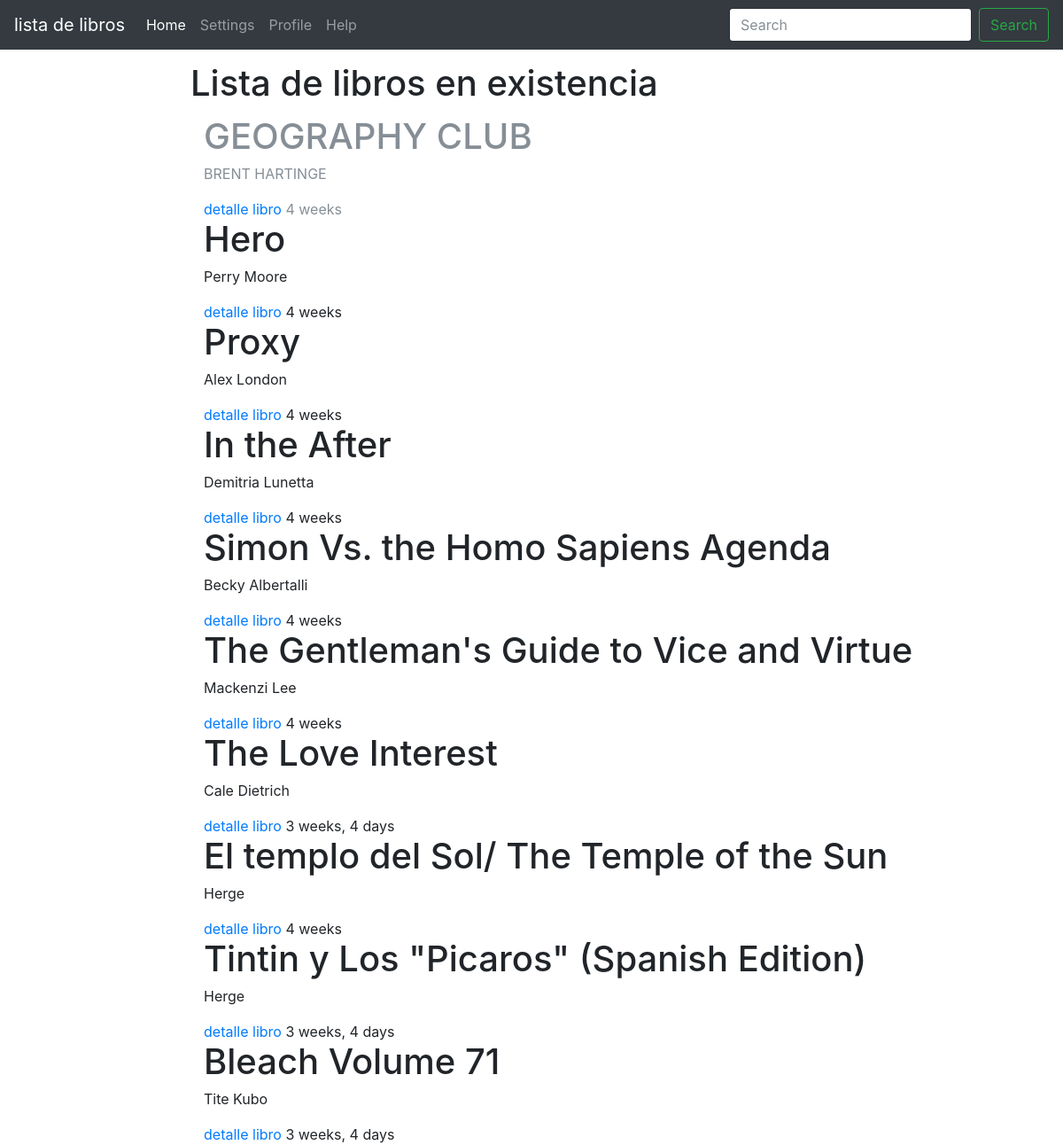
Before: /libros/lista/ with the older database file.
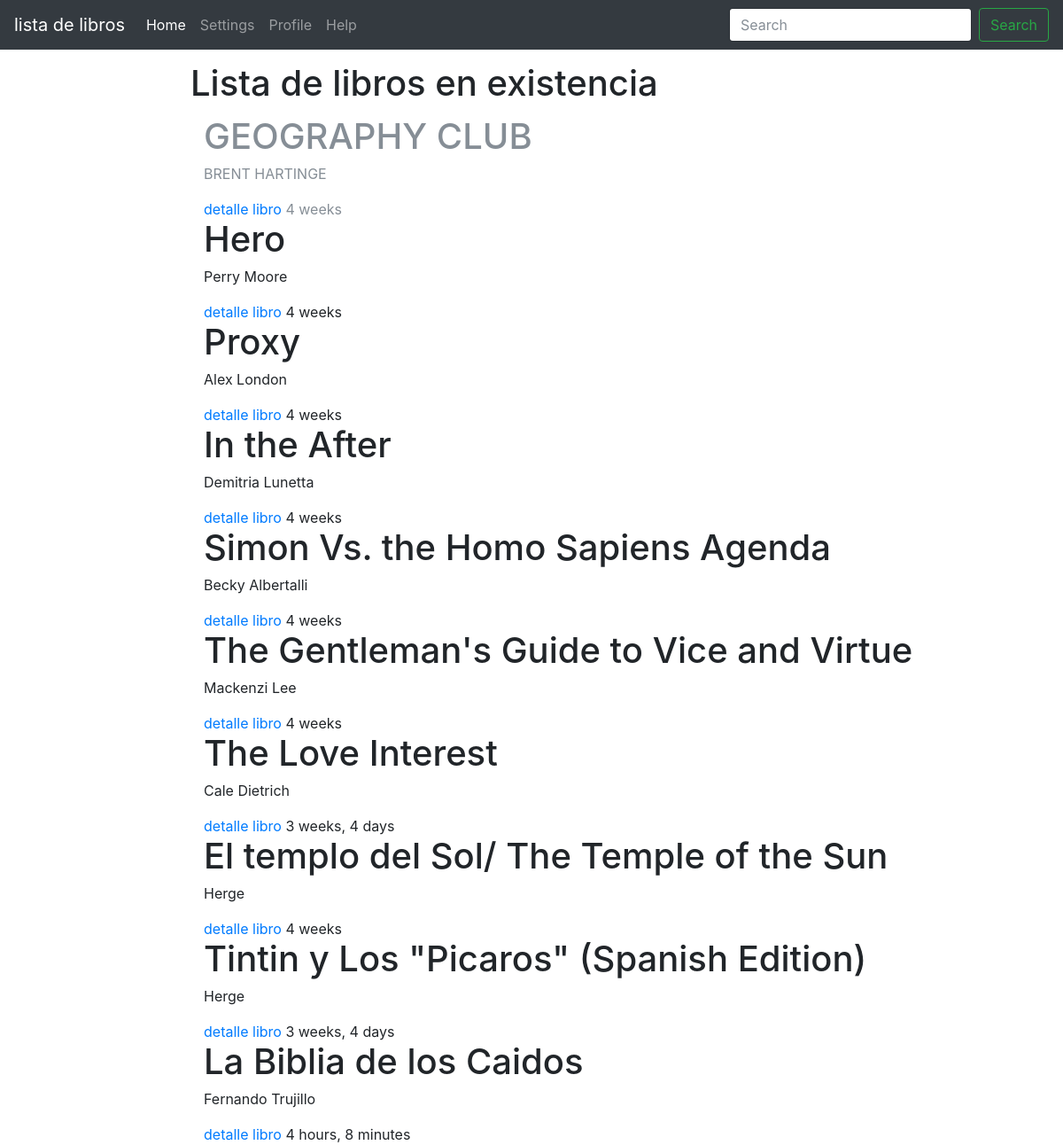
After: the same page with the newer database file.
### libros/models.py (models this page shows)
class Libro(models.Model):
    user    = models.ForeignKey(settings.AUTH_USER_MODEL)
    Nombre = models.CharField(max_length=50)
    Autor = models.CharField(max_length=50)
    Editorial = models.CharField(max_length=50)
    ISBN = models.CharField(max_length=50)
    precio = models.IntegerField()
    created = models.DateTimeField(auto_now = True)
    def __str__(self):
        return str(self.Nombre)

### libros/views.py (the view)
# urls.py: url(r'^libros/lista/$', LibroListView.as_view(), name='libro_lista'),
class LibroListView(ListView):
    template_name = "lista_libros.html"
    def get_queryset(self, *args, **kwargs):
        qs = Libro.objects.all()
        print self.request.GET
        query = self.request.GET.get("q", None)
        if query is not None:
            qs = qs.filter(
            Q(Nombre__icontains=query)|
            Q(user__username__icontains=query)
            )
        return qs
    def get_context_data(self, *args, **kwargs):
         context = super(LibroListView, self).get_context_data(*args, **kwargs)
         print context
         context['create_form'] = LibroModelForm()
         context['create_url'] = reverse_lazy("Libro_create")
         return context

### libros/forms.py
class LibroModelForm(forms.ModelForm):
    class Meta:
        model = Libro
        fields = [
            "user",
            "Nombre",
            "Autor",
            "Editorial",
            "ISBN",
            "precio"
            ]

### biblioteca/templates/lista_libros.html (shortened to what this page needs)
{% load static %}
<!DOCTYPE html>
<html lang="en">
  <head>
    <link href="{% static 'static/bootstrap/css/bootstrap.min.css' %}" rel="stylesheet">
    <link rel="stylesheet" href="{% static 'css/Mycss.css' %}">
  </head>
  <body>
    <div class="navbar navbar-inverse bg-inverse">
      <div class="container d-flex justify-content-between">
        <a href="#" class="navbar-brand">Album</a>
        <button class="navbar-toggler" type="button" data-toggle="collapse" data-target="#navbarHeader" aria-controls="navbarHeader" aria-expanded="false" aria-label="Toggle navigation">
          <span class="navbar-toggler-icon"></span>
        </button>
      </div>
    </div>
    <nav class="navbar navbar-expand-md navbar-dark fixed-top bg-dark">
      <a class="navbar-brand" href="#">lista de libros</a>
      <div class="collapse navbar-collapse" id="navbarsExampleDefault">
        <ul class="navbar-nav mr-auto">
          <li class="nav-item active">
            <a class="nav-link" href="#">Home <span class="sr-only">(current)</span></a>
          </li>
          <li class="nav-item">
            <a class="nav-link" href="#">Settings</a>
          </li>
          <li class="nav-item">
            <a class="nav-link" href="#">Profile</a>
          </li>
          <li class="nav-item">
            <a class="nav-link" href="#">Help</a>
          </li>
        </ul>
        <form class="form-inline mt-2 mt-md-0">
          <input class="form-control mr-sm-2" type="text" placeholder="Search" aria-label="Search">
          <button class="btn btn-outline-success my-2 my-sm-0" type="submit">Search</button>
        </form>
      </div>
    </nav>
        <main class="col-sm-9 ml-sm-auto col-md-10 pt-3" role="main">
          <h1>Lista de libros en existencia</h1>
          <div class="album text-muted">
            {% for object in object_list %}
            <div class="container">
                    <h1>{{object.Nombre}}</h1>
                    <p> {{object.Autor}}</p>
                    <a href="/libros/detalle/{{object.id}}/">detalle libro</a> {{object.created|timesince}}  &nbsp;
                  </div>
                </div>
                {% endfor %}
            </main>
  </body>
</html>

### biblioteca/s-storage/Mycss.css (style rules this page uses)
.navbar-inverse .navbar-brand, .navbar-inverse .navbar-toggler { color: #FEA6FF; }

Changed rows visible on the page:
removed Libro: Nombre "Bleach Volume 71", Autor "Tite Kubo", created "3 weeks, 4 days"
added Libro: Nombre "La Biblia de los Caidos", Autor "Fernando Trujillo", created "4 hours, 8 minutes"
